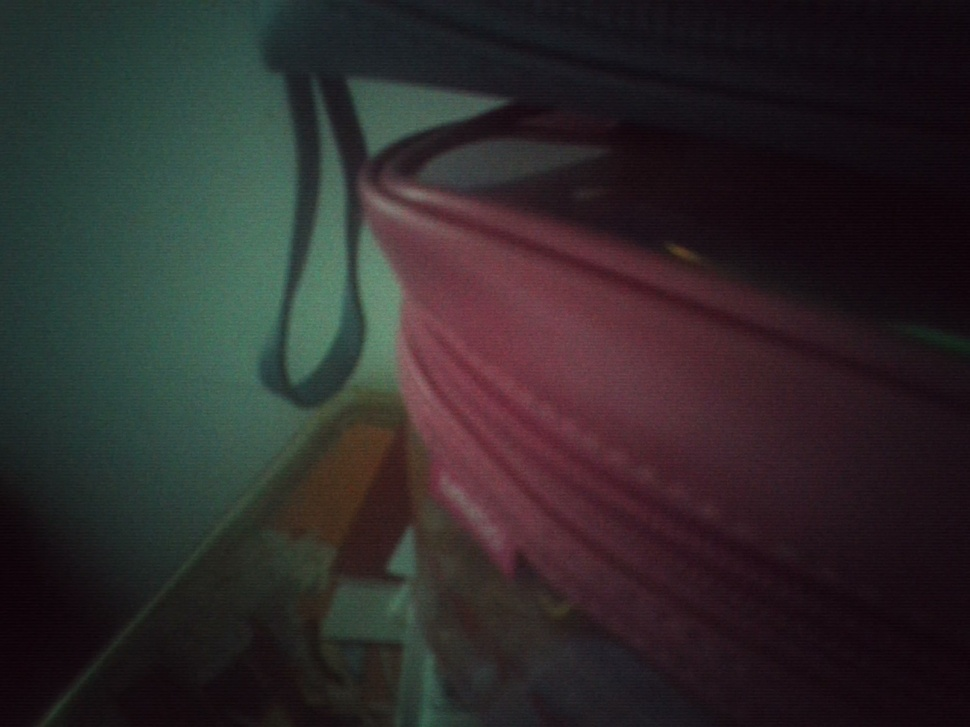
#> input picture docs/images/ipu3-ov5670-output.jpg, 970 x 727 px, shrunk from 2560 x 1920 before the run, found by its file name
$ python compare-v1v2.py
#> lines starting #> are read from the running program, lines starting #| are printed output that depends on the picture
#!/usr/bin/env python3
"""v1 vs v2 图像对比分析

用法: python3 compare-v1v2.py <目录> [图片名1 图片名2]
默认: 当前目录下的 ipu3-ov5670-output.jpg 与 ipu3-ov5670-output-v2.jpg
"""
import os
import sys
from PIL import Image
import numpy as np

directory = sys.argv[1] if len(sys.argv) > 1 else "."
names = sys.argv[2:4] or ['ipu3-ov5670-output.jpg', 'ipu3-ov5670-output-v2.jpg']

for name in names:
    a = np.asarray(Image.open(os.path.join(directory, name)).convert('RGB'), dtype=np.float32)
    Y = 0.299 * a[:, :, 0] + 0.587 * a[:, :, 1] + 0.114 * a[:, :, 2]
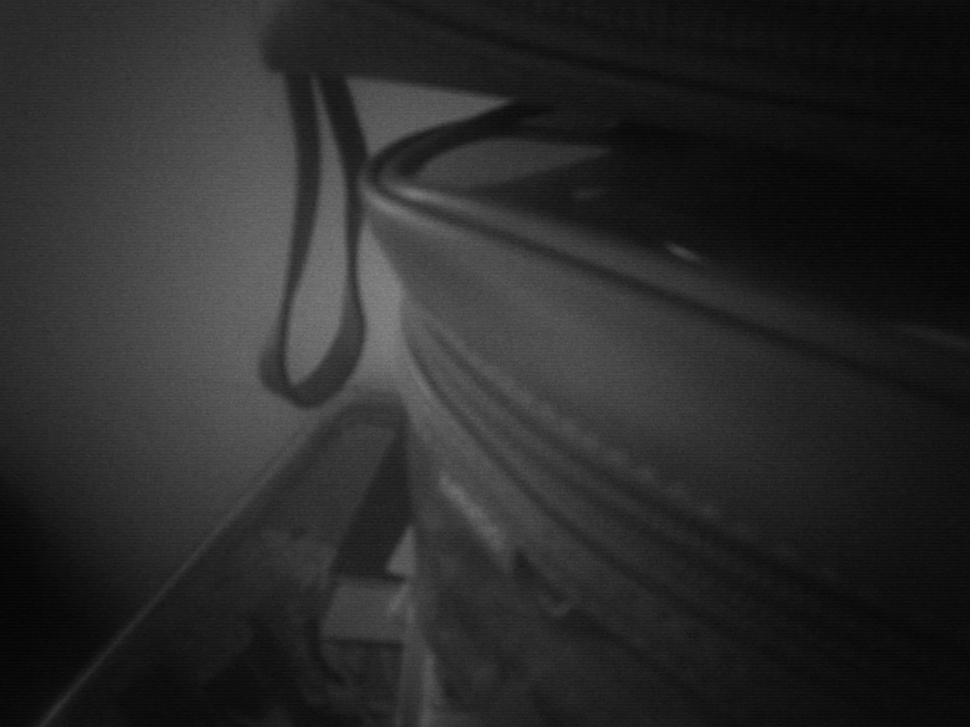
#> Y: shape (727, 970) float32; min 3.97, max 137.3, mean 43.5
    lap = np.abs(4 * Y[1:-1, 1:-1] - Y[:-2, 1:-1] - Y[2:, 1:-1] - Y[1:-1, :-2] - Y[1:-1, 2:])
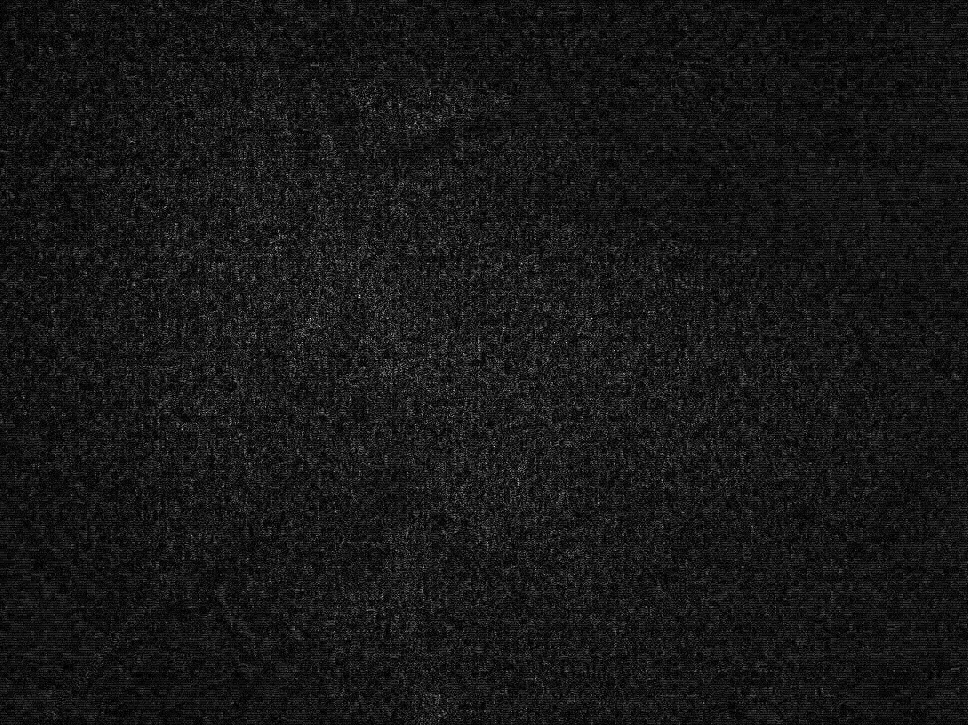
#> lap: shape (725, 968) float32; min 0, max 44.47, mean 4.2; drawn with min black and max white
    h, w = Y.shape
#> h = 727; w = 970
    center = lap[h//4:3*h//4, w//4:3*w//4].mean()
#> center = 5.06
    edge = np.concatenate([lap[:h//8].ravel(), lap[7*h//8:].ravel(),
                           lap[:, :w//8].ravel(), lap[:, 7*w//8:].ravel()]).mean()
#> edge = 3.61
    sat = a.max(axis=2) - a.min(axis=2)
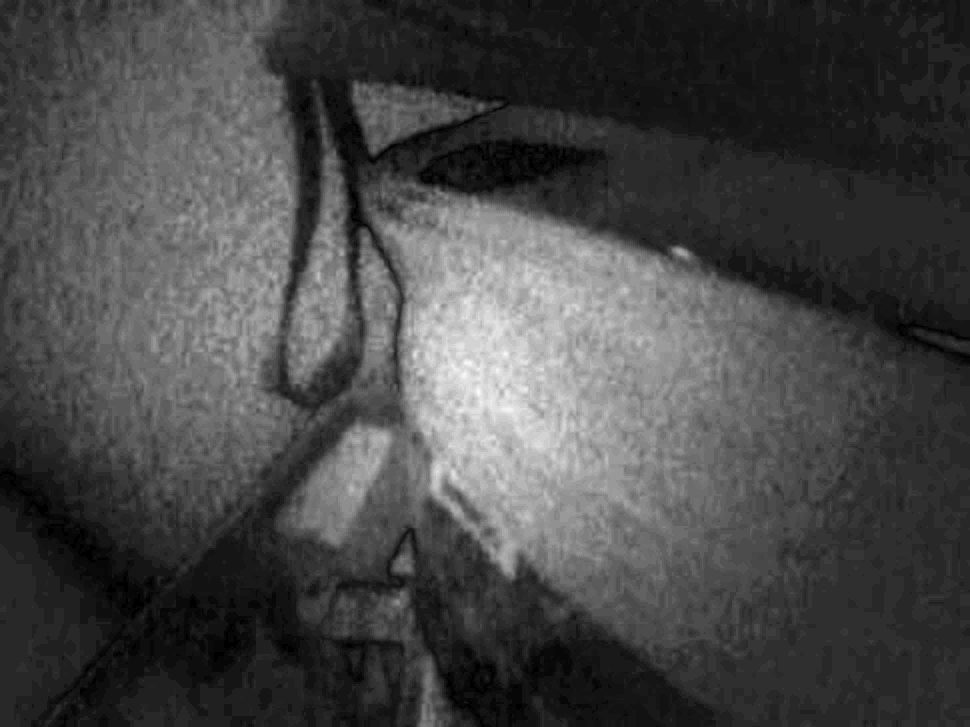
#> sat: shape (727, 970) float32; min 0, max 70, mean 19.6; drawn with min black and max white
    print(f'{name}:')
    print(f'  亮度={Y.mean():.1f} 暗{ (Y<64).mean()*100:.0f}% 中{((Y>=64)&(Y<=192)).mean()*100:.0f}% 亮{(Y>192).mean()*100:.0f}%')
#|   亮度=43.5 暗78% 中22% 亮0%
    print(f'  拉普拉斯 均值={lap.mean():.2f} 中心={center:.2f} 边缘={edge:.2f} 边/中={edge/center:.2f}')
#|   拉普拉斯 均值=4.19 中心=5.06 边缘=3.61 边/中=0.71
    print(f'  RGB={a[:,:,0].mean():.0f}/{a[:,:,1].mean():.0f}/{a[:,:,2].mean():.0f} 偏红(R-G)={a[:,:,0].mean()-a[:,:,1].mean():.0f} 饱和度={sat.mean():.1f}')
#|   RGB=47/42/43 偏红(R-G)=5 饱和度=19.6
    print()
#> pass 2 of the loop `for name in names:`:
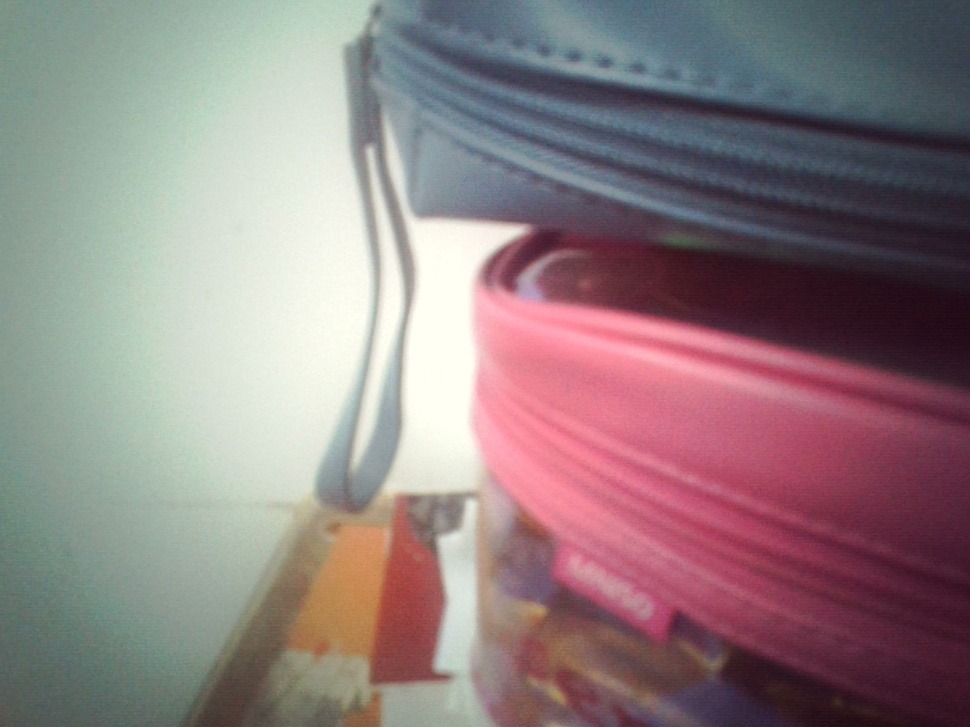
#> input picture docs/images/ipu3-ov5670-output-v2.jpg, 970 x 727 px, shrunk from 2560 x 1920 before the run, found by its file name
#> `lap = np.abs(4 * Y[1:-1, 1:-1] - Y[:-2, 1:-1] - Y[2:, 1:-1] - Y[1:-1, ..`:
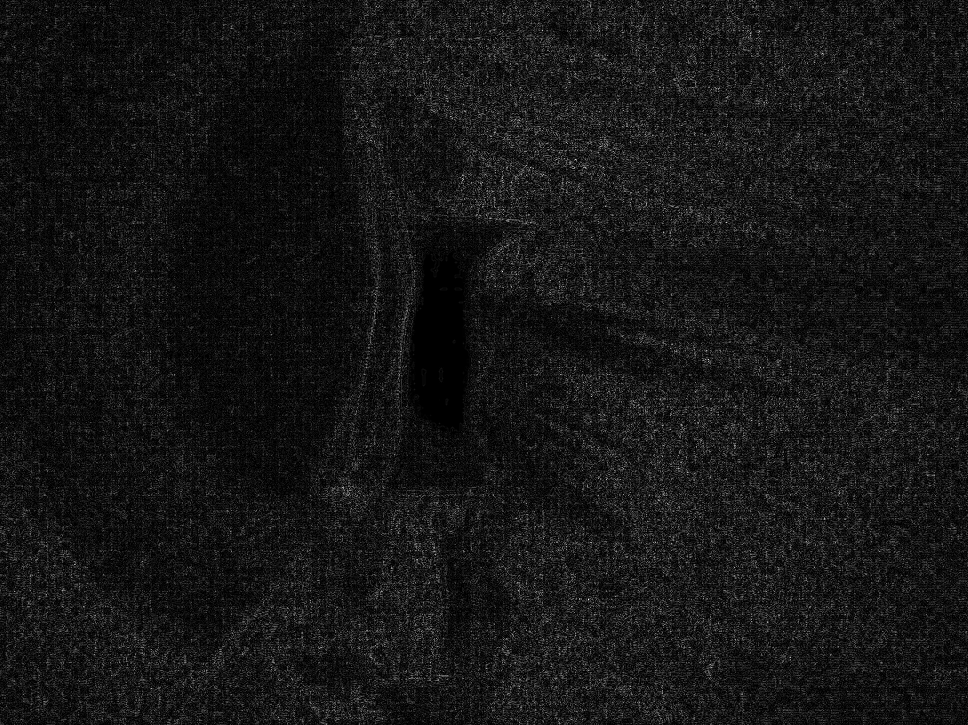
#> lap: shape (725, 968) float32; min 0, max 42.07, mean 3.7; drawn with min black and max white
#> center = 3.51
#> edge = 3.63
#> `sat = a.max(axis=2) - a.min(axis=2)`:
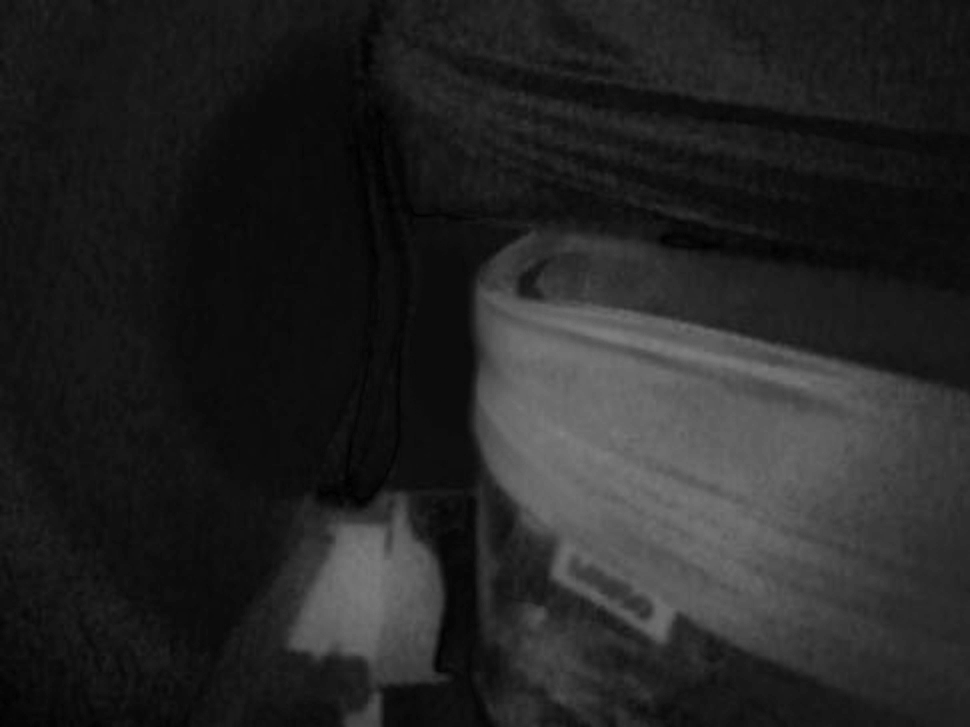
#> sat: shape (727, 970) float32; min 0, max 130, mean 36.4
#|   亮度=132.6 暗15% 中66% 亮19%
#|   拉普拉斯 均值=3.69 中心=3.51 边缘=3.63 边/中=1.03
#|   RGB=144/128/129 偏红(R-G)=16 饱和度=36.4
